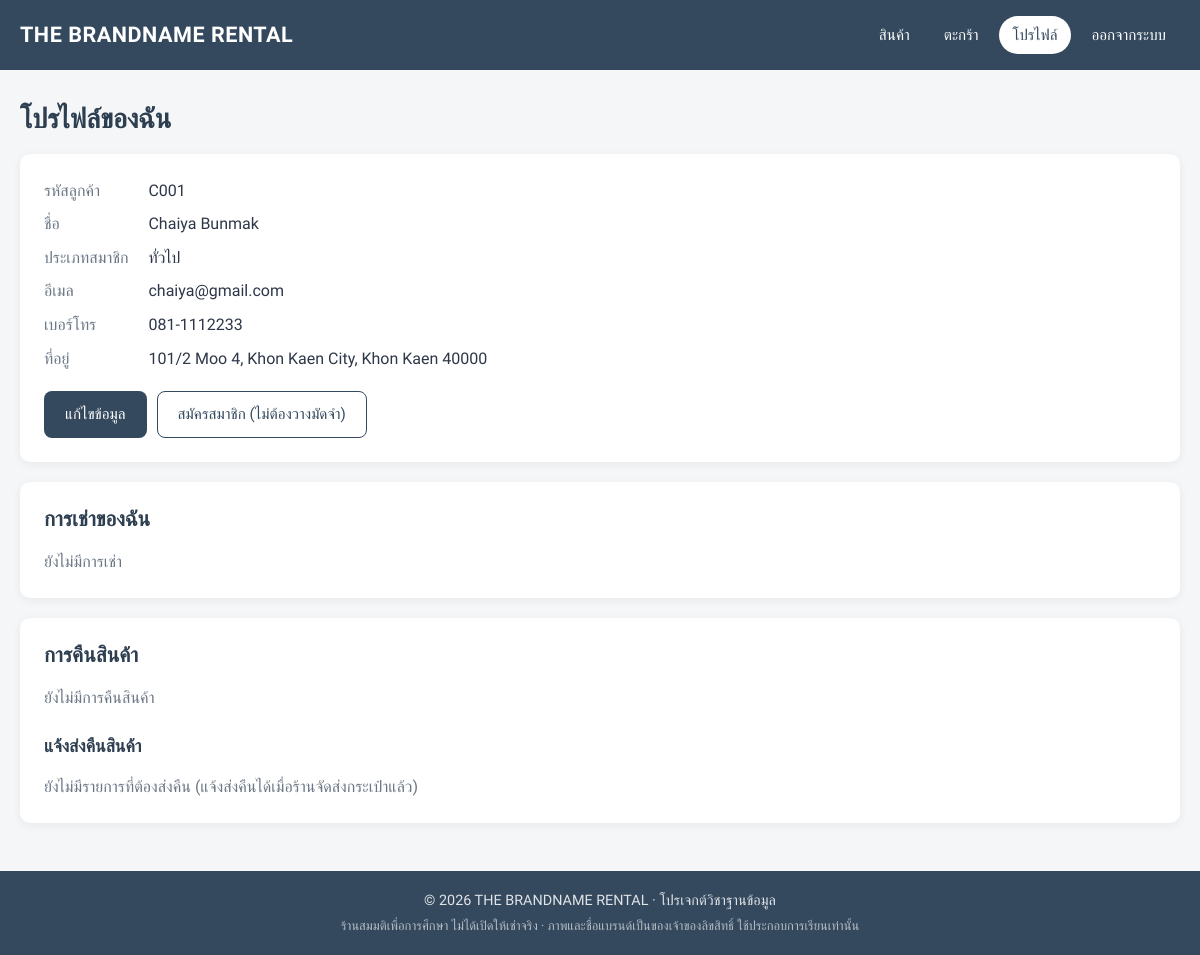
The app's page /project/profile.php (signed in), older data.
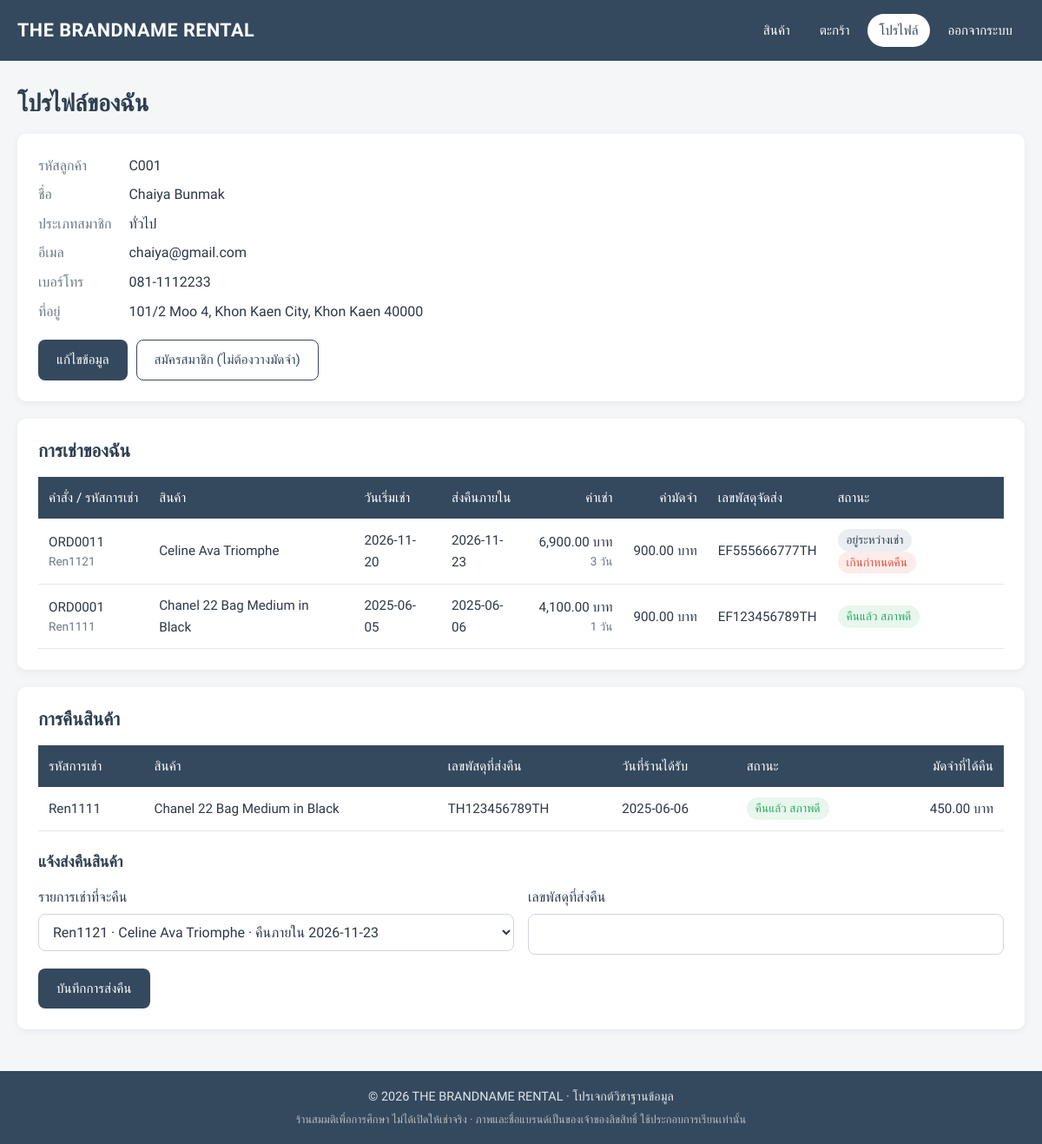
The same page, newer data.
### tables this page shows
CREATE TABLE customers (
    customers_id        VARCHAR(50)  PRIMARY KEY,
    customers_firstname VARCHAR(50),
    customers_lastname  VARCHAR(50),
    gender              VARCHAR(50),
    customers_member    VARCHAR(10)  NOT NULL DEFAULT 'no',    
    member_until        DATE         NULL,                     
    phonenumber         VARCHAR(15),
    email               VARCHAR(100) NOT NULL UNIQUE,
    address             VARCHAR(200),
    postal_code         VARCHAR(10),
    password            VARCHAR(255) NOT NULL
);

CREATE TABLE rentals (
    rental_id     VARCHAR(50) PRIMARY KEY,
    order_id      VARCHAR(50) NOT NULL,
    product_id    VARCHAR(50) NOT NULL,
    employees_id  VARCHAR(50) NULL,
    track_rentals VARCHAR(50) NULL,
    rental_date   DATE        NOT NULL,
    rental_days   INT         NOT NULL,
    due_date      DATE AS (rental_date + INTERVAL rental_days DAY) STORED,
    daily_price   INT         NOT NULL,
    deposit_fee   INT         NOT NULL,
    shipped_date  DATE        NULL,
    rental_status ENUM('Pending', 'Paid', 'Shipped', 'Returning', 'Returned', 'Damaged', 'Cancelled') NOT NULL DEFAULT 'Pending',
    INDEX idx_rentals_product_status (product_id, rental_status),
    FOREIGN KEY (order_id)     REFERENCES orders(order_id),
    FOREIGN KEY (product_id)   REFERENCES products(product_id),
    FOREIGN KEY (employees_id) REFERENCES employees(employees_id)
);

CREATE TABLE products (
    product_id         VARCHAR(50) PRIMARY KEY,
    brand              VARCHAR(50),
    details            VARCHAR(100),
    daily_rental_price INT,
    image              VARCHAR(100) NULL    
);

CREATE TABLE track_return (
    track_return   VARCHAR(50) PRIMARY KEY NOT NULL,
    rental_id      VARCHAR(50) NOT NULL UNIQUE,
    postal_code    VARCHAR(10) NOT NULL,
    FOREIGN KEY (rental_id)   REFERENCES rentals(rental_id),
    FOREIGN KEY (postal_code) REFERENCES stores(postal_code)
);

CREATE TABLE returnss (
    return_id   VARCHAR(50) PRIMARY KEY,
    rental_id   VARCHAR(50) NOT NULL UNIQUE,
    return_date DATE        NOT NULL,
    FOREIGN KEY (rental_id) REFERENCES rentals(rental_id)
);

### project/profile.php (the view, shortened to what the rows shown need)
<?php
require_once 'includes/db.php';
$customer = current_customer($conn);
$customer_id = $customer['customers_id'];
$rental_stmt = $conn->prepare("SELECT r.rental_id, r.order_id, p.brand, p.details, r.track_rentals,
    r.rental_date, r.rental_days, r.due_date, r.daily_price, r.deposit_fee, r.rental_status,
    t.track_return, rs.return_date
    FROM rentals r
    JOIN orders o ON o.order_id = r.order_id
    LEFT JOIN products p ON p.product_id = r.product_id
    LEFT JOIN track_return t ON t.rental_id = r.rental_id
    LEFT JOIN returnss rs ON rs.rental_id = r.rental_id
    WHERE o.customers_id = ? ORDER BY r.rental_id DESC");
$rental_stmt->bind_param("s", $customer_id);
$rental_stmt->execute();
$rentals = $rental_stmt->get_result()->fetch_all(MYSQLI_ASSOC);
$returns = array_values(array_filter($rentals, fn($r) => $r['track_return'] !== null));
$request_stmt = $conn->prepare("SELECT status FROM membership_requests WHERE customers_id = ? ORDER BY request_id DESC LIMIT 1");
$request_stmt->bind_param("s", $customer_id);
$request_stmt->execute();
$last_request = $request_stmt->get_result()->fetch_assoc();
$member_pending = !is_member($customer) && ($last_request['status'] ?? '') === 'Pending';
?>
<h1>โปรไฟล์ของฉัน</h1>
<div class="stack">
    <div class="card">
        <dl class="info-list">
            <dt>รหัสลูกค้า</dt><dd><?php echo e($customer['customers_id']); ?></dd>
            <dt>ชื่อ</dt><dd><?php echo e($customer['customers_firstname'] . ' ' . $customer['customers_lastname']); ?></dd>
            <dt>ประเภทสมาชิก</dt>
            <dd>
                <?php if (is_member($customer)): ?>
                    <span class="badge badge-success">สมาชิก</span><?php echo $customer['member_until'] ? ' ถึง ' . e($customer['member_until']) : ''; ?>
                <?php elseif ($member_pending): ?>
                    ทั่วไป · <span class="badge badge-pending">คำขอสมัครสมาชิกรอร้านตรวจสอบ</span>
                <?php else: ?>
                    ทั่วไป
                <?php endif; ?>
            </dd>
            <dt>อีเมล</dt><dd><?php echo e($customer['email']); ?></dd>
            <dt>เบอร์โทร</dt><dd><?php echo e($customer['phonenumber']); ?></dd>
            <dt>ที่อยู่</dt><dd><?php echo e($customer['address'] . ' ' . $customer['postal_code']); ?></dd>
        </dl>
    </div>
    <div class="card">
        <h2>การเช่าของฉัน</h2>
        <?php if ($rentals): ?>
            <div class="table-wrap">
                <table class="table">
                    <thead>
                        <tr>
                            <th>คำสั่ง / รหัสการเช่า</th>
                            <th>สินค้า</th>
                            <th>วันเริ่มเช่า</th>
                            <th>ส่งคืนภายใน</th>
                            <th class="num">ค่าเช่า</th>
                            <th class="num">ค่ามัดจำ</th>
                            <th>เลขพัสดุจัดส่ง</th>
                            <th>สถานะ</th>
                        </tr>
                    </thead>
                    <tbody>
                        <?php foreach ($rentals as $rental): ?>
                            <tr>
                                <td><?php echo e($rental['order_id']); ?><div class="hint"><?php echo e($rental['rental_id']); ?></div></td>
                                <td><?php echo e($rental['brand'] . ' ' . $rental['details']); ?></td>
                                <td><?php echo e($rental['rental_date']); ?></td>
                                <td><?php echo e($rental['due_date']); ?></td>
                                <td class="num"><?php echo baht($rental['daily_price'] * $rental['rental_days']); ?><div class="hint"><?php echo e($rental['rental_days']); ?> วัน</div></td>
                                <td class="num"><?php echo baht($rental['deposit_fee']); ?></td>
                                <td><?php echo e($rental['track_rentals'] ?? '-'); ?></td>
                                <td>
                                    <?php echo status_badge($rental['rental_status']); ?>
                                    <?php if (is_overdue($rental)): ?> <span class="badge badge-danger">เกินกำหนดคืน</span><?php endif; ?>
                                </td>
                            </tr>
                        <?php endforeach; ?>
                    </tbody>
                </table>
            </div>
        <?php else: ?>
            <p class="muted">ยังไม่มีการเช่า</p>
        <?php endif; ?>
    </div>
    <div class="card">
        <h2>การคืนสินค้า</h2>
        <?php if ($returns): ?>
            <div class="table-wrap">
                <table class="table">
                    <thead>
                        <tr>
                            <th>รหัสการเช่า</th>
                            <th>สินค้า</th>
                            <th>เลขพัสดุที่ส่งคืน</th>
                            <th>วันที่ร้านได้รับ</th>
                            <th>สถานะ</th>
                            <th class="num">มัดจำที่ได้คืน</th>
                        </tr>
                    </thead>
                    <tbody>
                        <?php foreach ($returns as $return): $refund = deposit_refund($return['rental_status'], (int) $return['deposit_fee']); ?>
                            <tr>
                                <td><?php echo e($return['rental_id']); ?></td>
                                <td><?php echo e($return['brand'] . ' ' . $return['details']); ?></td>
                                <td><?php echo e($return['track_return']); ?></td>
                                <td><?php echo e($return['return_date'] ?? '-'); ?></td>
                                <td><?php echo status_badge($return['rental_status']); ?></td>
                                <td class="num"><?php echo $refund === null ? '-' : baht($refund); ?></td>
                            </tr>
                        <?php endforeach; ?>
                    </tbody>
                </table>
            </div>
        <?php else: ?>
            <p class="muted">ยังไม่มีการคืนสินค้า</p>
        <?php endif; ?>
    </div>
</div>

### project/includes/helpers.php (shortened to what the rows shown need)
<?php
function e($value): string
{
    return htmlspecialchars((string) ($value ?? ''), ENT_QUOTES, 'UTF-8');
}
function baht($amount): string
{
    return number_format((float) $amount, 2) . ' บาท';
}
function require_customer(): string
{
    return $_SESSION['customers_id'];
}
function is_member(array $customer): bool
{
    if (($customer['customers_member'] ?? 'no') !== 'yes') {
        return false;
    }
    $until = $customer['member_until'] ?? null;
    return $until === null || $until >= date('Y-m-d');
}
function current_customer(mysqli $conn): array
{
    $customer = find_customer($conn, require_customer());
    return $customer;
}
function find_customer(mysqli $conn, string $customer_id): ?array
{
    $stmt = $conn->prepare('SELECT * FROM customers WHERE customers_id = ?');
    $stmt->bind_param('s', $customer_id);
    $stmt->execute();
    $row = $stmt->get_result()->fetch_assoc();
    return $row ?: null;
}
function status_badge(string $status): string
{
    [$label, $tone] = RENTAL_STATUS[$status] ?? [$status, 'pending'];
    return '<span class="badge badge-' . $tone . '">' . e($label) . '</span>';
}
function is_overdue(array $rental): bool
{
    return ($rental['rental_status'] ?? '') === 'Shipped' && $rental['due_date'] < date('Y-m-d');
}
function deposit_refund(string $status, int $deposit): ?int
{
    return match ($status) {
        'Returned' => intdiv($deposit, 2),
        'Damaged' => 0,
        default => null,
    };
}

Row changes from the older to the newer data that the page shows:
added rentals: order "ORD0011", rental_id "Ren1121", product.details "Celine Ava Triomphe", rental_date "2026-11-20", due_date "2026-11-23", baht($rental['daily_price'] * $rental['rental_days']) "6,900.00 บาท", rental_days "3", deposit_fee "900.00 บาท", track_rentals "EF555666777TH", label "อยู่ระหว่างเช่า", rental_status "เกินกำหนดคืน", shown under "การเช่าของฉัน"
now on this page (row edited): rentals: order "ORD0001", rental_id "Ren1111", product.details "Chanel 22 Bag Medium in Black", rental_date "2025-06-05", due_date "2025-06-06", baht($rental['daily_price'] * $rental['rental_days']) "4,100.00 บาท", rental_days "1", deposit_fee "900.00 บาท", track_rentals "EF123456789TH", label "คืนแล้ว สภาพดี", track_return.track_return "TH123456789TH", returnss.return_date "2025-06-06", baht($refund) "450.00 บาท"
changed rentals: rental_status "Complete" → "Returned" (drawn)
Text that changed along with them:
form field rental_id: (not shown) → "Ren1121 · Celine Ava Triomphe · คืนภายใน 2026-11-23"
text no longer shown: "ยังไม่มีการเช่า ยังไม่มีการคืนสินค้า ยังไม่มีรายการที่ต้องส่งคืน (แจ้งส่งคืนได้เมื่อร้านจัดส่งกระเป๋าแล้ว)"
text now shown: "คำสั่ง / รหัสการเช่า สินค้า วันเริ่มเช่า ส่งคืนภายใน ค่าเช่า ค่ามัดจำ เลขพัสดุจัดส่ง สถานะ รหัสการเช่า สินค้า เลขพัสดุที่ส่งคืน วันที่ร้านได้รับ สถานะ มัดจำที่ได้คืน รายการเช่าที่จะคืน เลขพัสดุที่ส่งคืน บันทึกการส่งคืน"
